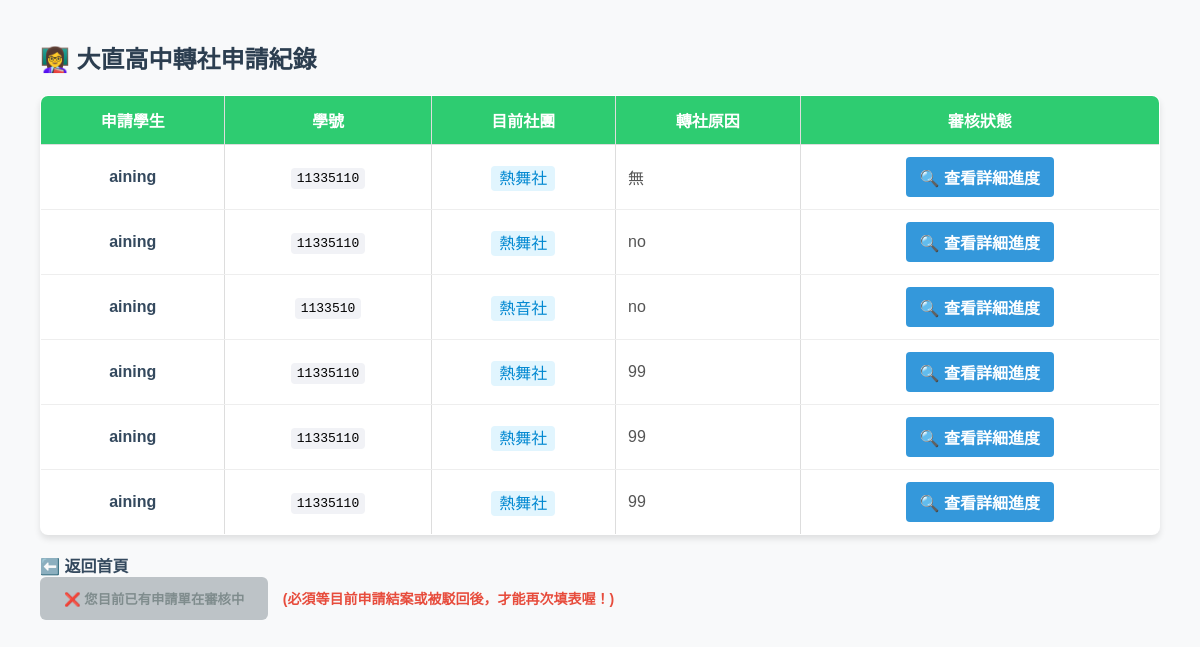
The app's page /apply/student/ (signed in), older data.
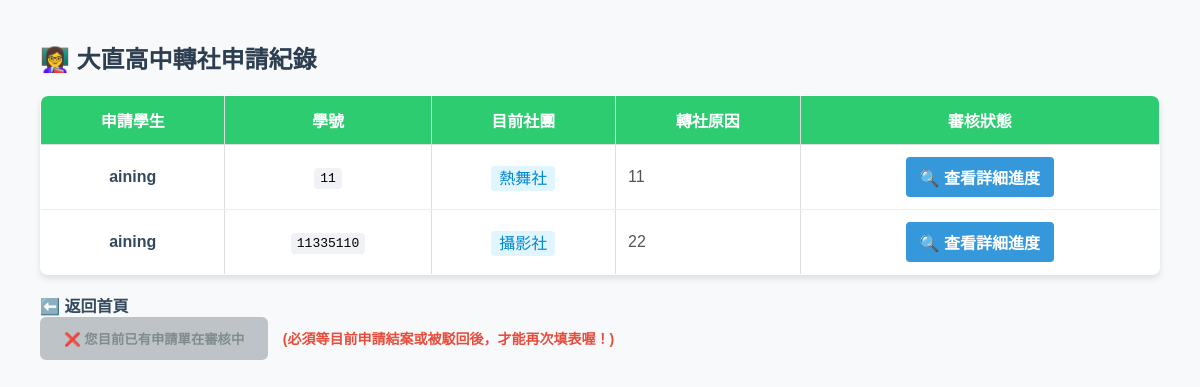
The same page, newer data.
### em/models.py (models this page shows, shortened)
class Apply(models.Model):
    STATUS_CHOICES = [
        (0, '第一關：等待原社社長審核'),
        (1, '第一關失敗：原社社長拒絕'),
        (2, '第二關：等待原社社師審核'),
        (3, '第二關失敗：原社社師拒絕'),
        (4, '申請成功：允許轉出'),
        (5, '第三關：選取欲轉入社團並填寫資料'),
        (6, '第四關：等待新社社長審核'),
        (7, '第四關失敗：新社社長拒絕'),
        (8, '第五關：等待新社社師審核'),
        (9, '第五關失敗：新社社師拒絕'),
        (10, '第六關：等待組長審核'),
        (11, '第六關失敗：組長拒絕'),
        (12, '第六關成功：申請成功'),
    ]
    applicant = models.ForeignKey(User, on_delete=models.CASCADE, verbose_name='申請者')
    student_id = models.CharField('學號', max_length=20)
    from_club = models.ForeignKey(Club, on_delete=models.CASCADE, related_name='out_applies', verbose_name='原社團',null=True, blank=True)
    target_club = models.ForeignKey(Club, on_delete=models.CASCADE, related_name='in_applies', verbose_name='想轉入的社團', null=True, blank=True)
    out_reason = models.TextField('轉出原因', null=True, blank=True)
    in_reason = models.TextField('轉入原因', null=True, blank=True)
    status = models.IntegerField('申請狀態', choices=STATUS_CHOICES, default=0)
    chief_approved = models.BooleanField(null=True, blank=True, verbose_name="原社社長審核")
    teacher_approved = models.BooleanField(null=True, blank=True, verbose_name="原社老師審核")
    new_chief_approved = models.BooleanField(null=True, blank=True, verbose_name="新社社長審核")
    new_teacher_approved = models.BooleanField(null=True, blank=True, verbose_name="新社老師審核")
    leader_approved = models.BooleanField(null=True, blank=True, verbose_name="訓育組長最終核定")

class Club(models.Model):
    CATEGORY_CHOICES = [
        ('才藝', '才藝性社團'),
        ('體育', '體育性社團'),
        ('育樂', '育樂性社團'),
        ('學術類自然', '學術類自然社團'),
        ('學術類社會', '學術類社會社團'),
    ]
    category = models.CharField(
        '社團屬性',
        max_length=10,
        choices=CATEGORY_CHOICES,
        default='才藝'
    )
    clubname = models.CharField('社團名稱', max_length=10)
    leadername = models.CharField('社長名稱', max_length=5)
    teachername = models.CharField('社師名稱', max_length=5)
    memberaccount = models.CharField('社團名額', max_length=3, default='40')
    def __str__(self):
        return self.clubname

### em/views.py (the view)
# urls.py: path('apply/student/', views.StudentApplyList.as_view(), name='student_list'),
class StudentApplyList(LoginRequiredMixin, ListView):
    model = Apply
    template_name = 'em/student_list.html'
    def get_queryset(self):
        return Apply.objects.filter(applicant=self.request.user)
    def get_context_data(self, **kwargs):
        context = super().get_context_data(**kwargs)
        has_active = Apply.objects.filter(
            applicant=self.request.user
        ).exclude(status__in=[11, 12]).exists()
        context['can_apply'] = not has_active
        return context

### em/templates/em/student_list.html (shortened to what this page needs)
<!DOCTYPE html>
<html>
<head>
</head>
<body style="font-family: Arial, sans-serif; margin: 40px; background-color: #f8f9fa;">
    <h2 style="color: #2c3e50;">👩‍🏫 大直高中轉社申請紀錄</h2>
    <table border="1" cellpadding="12" style="border-collapse: collapse; width: 100%; text-align: center; background-color: white; border: 1px solid #ddd; border-radius: 8px; overflow: hidden; box-shadow: 0 4px 6px rgba(0,0,0,0.1);">
        <thead>
            <tr style="background-color: #2ecc71; color: white;">
                <th>申請學生</th>
                <th>學號</th>
                <th>目前社團</th>
                <th>轉社原因</th>
                <th>審核狀態</th>
            </tr>
        </thead>
       <tbody>
    {% for apply in object_list %}
    <tr style="border-bottom: 1px solid #eee;">
        <td style="font-weight: bold; color: #34495e;">{{ apply.applicant.username }}</td>
        <td><code style="background: #f1f2f6; padding: 3px 6px; border-radius: 4px;">{{ apply.student_id }}</code></td>
        <td><span style="background: #e1f5fe; color: #0288d1; padding: 4px 8px; border-radius: 4px;">{{ apply.from_club }}</span></td>
        <td style="color: #555; max-width: 300px; text-align: left;">{{ apply.out_reason }}</td>
        <td>
            <a href="{% url 'apply_detail' apply.pk %}" style="background-color: #3498db; color: white; padding: 8px 14px; text-decoration: none; border-radius: 4px; font-weight: bold; display: inline-block;">
                🔍 查看詳細進度
            </a>
        </td>
    </tr>
    {% empty %}
    <tr>
        <td colspan="5" style="padding: 30px; color: #95a5a6; font-size: 16px;">🎉 目前乾乾淨淨！沒有任何轉社申請。</td>
    </tr>
    {% endfor %}
</tbody>
    </table>
    <br>
    <a href="{% url 'home' %}" style="color: #34495e; text-decoration: none; font-weight: bold;">⬅️ 返回首頁</a>
</body>
<div style="margin-bottom: 20px;">
    {% if can_apply %}
        <a href="{% url 'apply_create' %}" style="display: inline-block; padding: 12px 24px; background-color: #3498db; color: white; text-decoration: none; border-radius: 6px; font-weight: bold; box-shadow: 0 4px 6px rgba(0,0,0,0.1);">
            📝 填寫轉社申請表
        </a>
    {% else %}
        <button disabled style="padding: 12px 24px; background-color: #bdc3c7; color: #7f8c8d; border: none; border-radius: 6px; font-weight: bold; cursor: not-allowed;">
            ❌ 您目前已有申請單在審核中
        </button>
        <span style="color: #e74c3c; font-size: 14px; margin-left: 10px; font-weight: bold;">
            (必須等目前申請結案或被駁回後，才能再次填表喔！)
        </span>
    {% endif %}
</div>
</html>

Row changes from the older to the newer data that the page shows:
removed Apply: applicant.username "aining", student_id "11335110", from_club "熱舞社", out_reason "無"
removed Apply: applicant.username "aining", student_id "11335110", from_club "熱舞社", out_reason "no"
removed Apply: applicant.username "aining", student_id "1133510", from_club "熱音社", out_reason "no"
removed Apply: applicant.username "aining", student_id "11335110", from_club "熱舞社", out_reason "99"
removed Apply: applicant.username "aining", student_id "11335110", from_club "熱舞社", out_reason "99"
removed Apply: applicant.username "aining", student_id "11335110", from_club "熱舞社", out_reason "99"
added Apply: applicant.username "aining", student_id "11", from_club "熱舞社", out_reason "11"
added Apply: applicant.username "aining", student_id "11335110", from_club "攝影社", out_reason "22"
